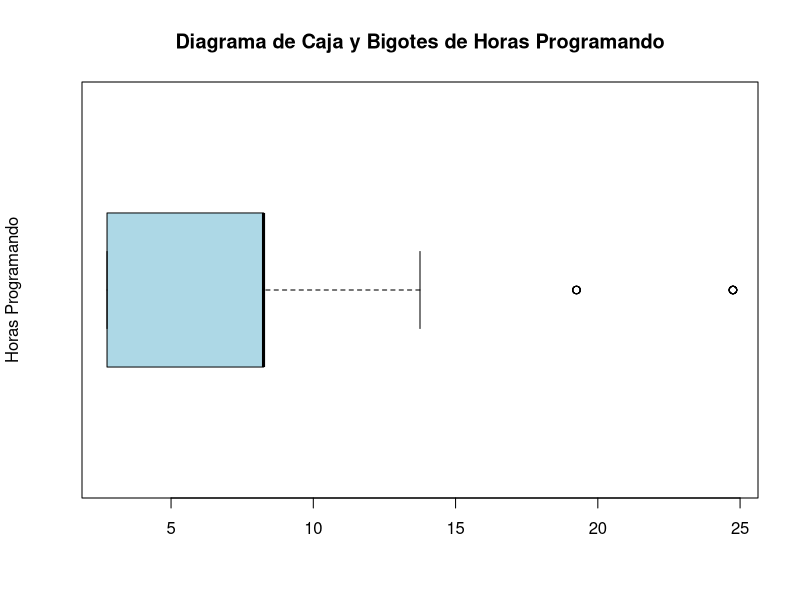

Recreate this plot in R.
# Vector de datos de horas programando por semana
horas_programando <- c(
  "22.0 - 27.5 horas", "5.50 - 11.0 horas", "0.00 - 5.50 horas", "5.50 - 11.0 horas", "22.0 - 27.5 horas",
  "0.00 - 5.50 horas", "5.50 - 11.0 horas", "11.0 - 16.5 horas", "0.00 - 5.50 horas", "11.0 - 16.5 horas",
  "5.50 - 11.0 horas", "0.00 - 5.50 horas", "11.0 - 16.5 horas", "0.00 - 5.50 horas", "0.00 - 5.50 horas",
  "0.00 - 5.50 horas", "22.0 - 27.5 horas", "16.5 - 22.0 horas", "0.00 - 5.50 horas", "5.50 - 11.0 horas",
  "5.50 - 11.0 horas", "0.00 - 5.50 horas", "22.0 - 27.5 horas", "5.50 - 11.0 horas", "0.00 - 5.50 horas",
  "5.50 - 11.0 horas", "11.0 - 16.5 horas", "0.00 - 5.50 horas", "5.50 - 11.0 horas", "0.00 - 5.50 horas",
  "5.50 - 11.0 horas", "0.00 - 5.50 horas", "5.50 - 11.0 horas", "5.50 - 11.0 horas", "11.0 - 16.5 horas",
  "0.00 - 5.50 horas", "5.50 - 11.0 horas", "22.0 - 27.5 horas", "5.50 - 11.0 horas", "0.00 - 5.50 horas",
  "11.0 - 16.5 horas", "5.50 - 11.0 horas", "22.0 - 27.5 horas", "0.00 - 5.50 horas", "5.50 - 11.0 horas",
  "22.0 - 27.5 horas", "5.50 - 11.0 horas", "0.00 - 5.50 horas", "0.00 - 5.50 horas", "5.50 - 11.0 horas",
  "5.50 - 11.0 horas", "5.50 - 11.0 horas", "5.50 - 11.0 horas", "5.50 - 11.0 horas", "0.00 - 5.50 horas",
  "0.00 - 5.50 horas", "0.00 - 5.50 horas", "0.00 - 5.50 horas", "5.50 - 11.0 horas", "0.00 - 5.50 horas",
  "16.5 - 22.0 horas", "0.00 - 5.50 horas", "0.00 - 5.50 horas", "0.00 - 5.50 horas", "22.0 - 27.5 horas",
  "5.50 - 11.0 horas", "5.50 - 11.0 horas", "0.00 - 5.50 horas", "11.0 - 16.5 horas", "0.00 - 5.50 horas",
  "5.50 - 11.0 horas", "0.00 - 5.50 horas", "0.00 - 5.50 horas", "0.00 - 5.50 horas", "5.50 - 11.0 horas",
  "16.5 - 22.0 horas", "5.50 - 11.0 horas", "0.00 - 5.50 horas", "5.50 - 11.0 horas", "0.00 - 5.50 horas",
  "0.00 - 5.50 horas", "0.00 - 5.50 horas", "5.50 - 11.0 horas", "16.5 - 22.0 horas", "0.00 - 5.50 horas",
  "0.00 - 5.50 horas", "0.00 - 5.50 horas", "16.5 - 22.0 horas", "0.00 - 5.50 horas", "5.50 - 11.0 horas",
  "0.00 - 5.50 horas", "0.00 - 5.50 horas", "5.50 - 11.0 horas", "0.00 - 5.50 horas", "5.50 - 11.0 horas",
  "11.0 - 16.5 horas", "0.00 - 5.50 horas", "0.00 - 5.50 horas", "0.00 - 5.50 horas", "11.0 - 16.5 horas",
  "11.0 - 16.5 horas", "0.00 - 5.50 horas", "0.00 - 5.50 horas"
)

# Función para convertir intervalos a punto medio
convertir_a_punto_medio <- function(intervalo) {
  if (intervalo == "0.00 - 5.50 horas") return(2.75)
  if (intervalo == "5.50 - 11.0 horas") return(8.25)
  if (intervalo == "11.0 - 16.5 horas") return(13.75)
  if (intervalo == "16.5 - 22.0 horas") return(19.25)
  if (intervalo == "22.0 - 27.5 horas") return(24.75)
}

# Aplicar la función de conversión a punto medio
horas_programando_numerico <- sapply(horas_programando, convertir_a_punto_medio)

# Convertir a data frame para visualizar
df <- data.frame(Horas_Programando = horas_programando_numerico)
# Generar diagrama de caja y bigotes
boxplot(df$Horas_Programando, 
        main = "Diagrama de Caja y Bigotes de Horas Programando",
        ylab = "Horas Programando",
        col = "lightblue",
        border = "black",
        horizontal = TRUE)

